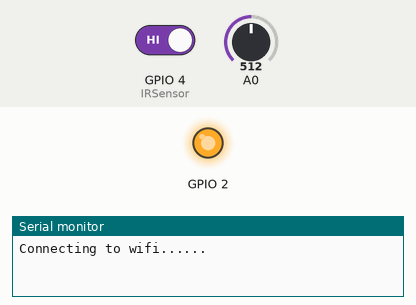
Simulated run of this sketch. Board: ESP8266 (NodeMCU). Shown: output pins drawn as LEDs (lit = HIGH), the last lines printed to the serial monitor. The test bench sets the inputs (shaded band); at power-on: GPIO 4 (IRSensor) HIGH, A0 = 512. WiFi joins after 1.5 s; servers stay silent unless stated.

Above: at 1.1 s.
At 4.1 s:
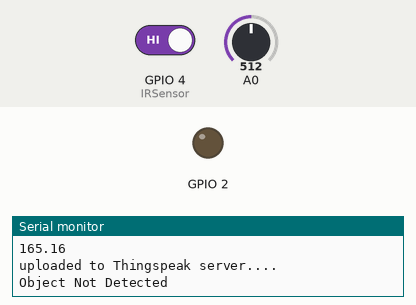
4.2 s: GPIO 4 (IRSensor) driven LOW
Timing chart, 0 to 7.2 s (numbered marks = the images above; inputs shaded):
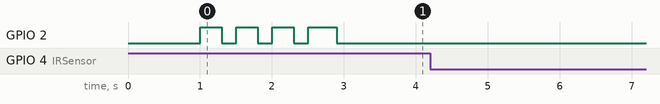

The sketch:

nodemcu_IR.ino
```cpp
#include <ESP8266WiFi.h>

String apiWritekey = "BBFPI64DRCJ4ISKR"; // this is THINGSPEAK WRITEAPI key
const char* ssid = "anbarasu";
const char* password = "0987654321";
const char* host = "maker.ifttt.com";
const char* server = "api.thingspeak.com";
float resolution=3.3/1023; // 3.3 is the supply volt  & 1023 is max analog read value
int IRSensor = 4; // connect ir sensor to nodemcu digital pin 2

void setup()
{
    pinMode (IRSensor, INPUT); // sensor pin INPUT
    Serial.begin(115200);
    delay(1000);
    connectWiFi();
}

void connectWiFi()
{
  pinMode(2, OUTPUT);
  int i=0;
  WiFi.disconnect();
  WiFi.mode(WIFI_STA);
  Serial.println("Connecting to wifi......");
  WiFi.begin(ssid, password);
  while ((!(WiFi.status() == WL_CONNECTED)))
  {
    digitalWrite(2,HIGH);
    delay(300);
    digitalWrite(2,LOW);
    delay(200);
        Serial.println(" - ");
    i++;
    if( i>10 )
    {
     return;
    }
    Serial.println("");
    Serial.println("WiFi connected");
    Serial.println("NodeMCU Local IP is : ");
    Serial.print((WiFi.localIP()));
  }

  digitalWrite(2,HIGH);
  delay(400);
  digitalWrite(2,LOW);

}

void loop()
{
      WiFiClient client;
      const int httpPort = 80;
      float temp = (analogRead(A0) * resolution) * 100;
      if (client.connect(server,80))
      {
           String tsData = apiWritekey;
           tsData +="&field1=";
           tsData += String(temp);
           tsData += "\r\n\r\n";
           Serial.println("Temperature: ");
           Serial.println(temp);
           Serial.println("uploaded to Thingspeak server....");
      }
      client.stop();
      if (!client.connect(host, httpPort))
      {
         Serial.println("connection failed");
         return;
      }
      if (digitalRead (IRSensor) == 0)
      {
            String url = "trigger/IR_detection/json/with/key/hm8mMsZPLoc5Jhl5sqzOUYdJHiRAW2cgJnvh1syNcsO";
            Serial.print("Requesting URL: ");
            Serial.println(url);
            Serial.println("An object Detected");
            client.print(String("GET ") + url + " HTTP/1.1\r\n" + "Host: " + host + "\r\n" + "Connection: close\r\n\r\n");
      }
      else
      {
           Serial.println("Object Not Detected");
      }

      delay(5000);

    while((!(WiFi.status() == WL_CONNECTED)))
    {
      connectWiFi();
    }
}
```
